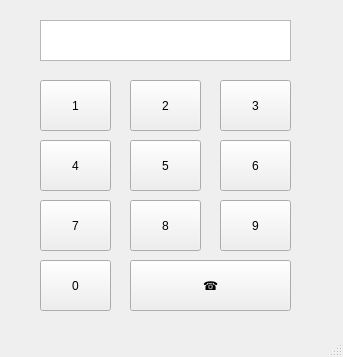
<?xml version="1.0" encoding="UTF-8"?>
<ui version="4.0">
 <class>MainWindow</class>
 <widget class="QMainWindow" name="MainWindow">
  <property name="geometry">
   <rect>
    <x>0</x>
    <y>0</y>
    <width>343</width>
    <height>357</height>
   </rect>
  </property>
  <property name="windowTitle">
   <string>MainWindow</string>
  </property>
  <widget class="QWidget" name="centralwidget">
   <widget class="QPushButton" name="pb1">
    <property name="geometry">
     <rect>
      <x>40</x>
      <y>80</y>
      <width>71</width>
      <height>51</height>
     </rect>
    </property>
    <property name="text">
     <string>1</string>
    </property>
   </widget>
   <widget class="QPushButton" name="pb2">
    <property name="geometry">
     <rect>
      <x>130</x>
      <y>80</y>
      <width>71</width>
      <height>51</height>
     </rect>
    </property>
    <property name="text">
     <string>2</string>
    </property>
   </widget>
   <widget class="QPushButton" name="pb3">
    <property name="geometry">
     <rect>
      <x>220</x>
      <y>80</y>
      <width>71</width>
      <height>51</height>
     </rect>
    </property>
    <property name="text">
     <string>3</string>
    </property>
   </widget>
   <widget class="QPushButton" name="pb4">
    <property name="geometry">
     <rect>
      <x>40</x>
      <y>140</y>
      <width>71</width>
      <height>51</height>
     </rect>
    </property>
    <property name="text">
     <string>4</string>
    </property>
   </widget>
   <widget class="QPushButton" name="pb5">
    <property name="geometry">
     <rect>
      <x>130</x>
      <y>140</y>
      <width>71</width>
      <height>51</height>
     </rect>
    </property>
    <property name="text">
     <string>5</string>
    </property>
   </widget>
   <widget class="QPushButton" name="pb6">
    <property name="geometry">
     <rect>
      <x>220</x>
      <y>140</y>
      <width>71</width>
      <height>51</height>
     </rect>
    </property>
    <property name="text">
     <string>6</string>
    </property>
   </widget>
   <widget class="QPushButton" name="pb7">
    <property name="geometry">
     <rect>
      <x>40</x>
      <y>200</y>
      <width>71</width>
      <height>51</height>
     </rect>
    </property>
    <property name="text">
     <string>7</string>
    </property>
   </widget>
   <widget class="QPushButton" name="pb8">
    <property name="geometry">
     <rect>
      <x>130</x>
      <y>200</y>
      <width>71</width>
      <height>51</height>
     </rect>
    </property>
    <property name="text">
     <string>8</string>
    </property>
   </widget>
   <widget class="QPushButton" name="pb9">
    <property name="geometry">
     <rect>
      <x>220</x>
      <y>200</y>
      <width>71</width>
      <height>51</height>
     </rect>
    </property>
    <property name="text">
     <string>9</string>
    </property>
   </widget>
   <widget class="QPushButton" name="pb0">
    <property name="geometry">
     <rect>
      <x>40</x>
      <y>260</y>
      <width>71</width>
      <height>51</height>
     </rect>
    </property>
    <property name="text">
     <string>0</string>
    </property>
   </widget>
   <widget class="QPushButton" name="pb_call">
    <property name="geometry">
     <rect>
      <x>130</x>
      <y>260</y>
      <width>161</width>
      <height>51</height>
     </rect>
    </property>
    <property name="text">
     <string>☎</string>
    </property>
   </widget>
   <widget class="QPlainTextEdit" name="pe">
    <property name="geometry">
     <rect>
      <x>40</x>
      <y>20</y>
      <width>251</width>
      <height>41</height>
     </rect>
    </property>
    <property name="layoutDirection">
     <enum>Qt::RightToLeft</enum>
    </property>
   </widget>
  </widget>
  <widget class="QMenuBar" name="menubar">
   <property name="geometry">
    <rect>
     <x>0</x>
     <y>0</y>
     <width>343</width>
     <height>21</height>
    </rect>
   </property>
  </widget>
  <widget class="QStatusBar" name="statusbar"/>
 </widget>
 <resources/>
 <connections/>
</ui>
